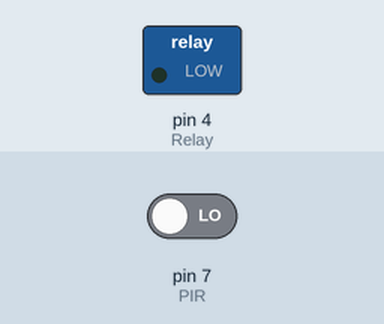
A sketch run on a simulated Arduino Uno, built with avr-gcc and run on an emulated ATmega328P. Parts: switched loads named in the sketch (green lamp = pin HIGH). Inputs (shaded band) come from the test bench; at power-on: pin 7 (PIR) LOW.

Above: at 1.2 s.
1.3 s: pin 7 (PIR) driven HIGH
At 2.2 s:
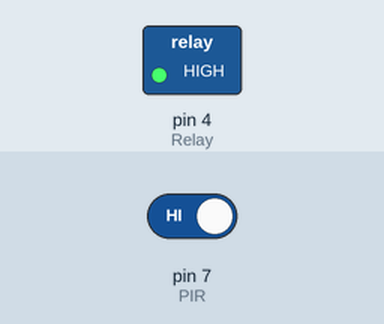
2.8 s: pin 7 (PIR) driven LOW
At 3.3 s:
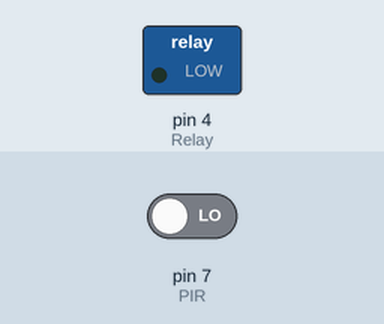
Timing chart, 0 to 5.8 s (numbered marks = the images above; inputs shaded):
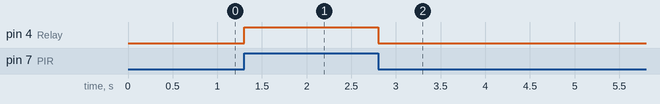

The sketch:

motionsnperry.ino
```cpp
int Relay = 4; //pin for relay
int PIR = 7;   // pin for pir sensor
int value =0;
void setup()
{
  pinMode(Relay,OUTPUT);
  pinMode(PIR,INPUT);
  Serial.begin(9600);
}
void loop()
{
 value = digitalRead(PIR);
 Serial.begin(value);
 if(value==HIGH)
 {
  digitalWrite(Relay,HIGH);
 }
 else
 {
  digitalWrite(Relay,LOW);
 }
}
```

Measured:
- after the input at 1.3 s, pin 4 (Relay): LOW → HIGH at once
- after the input at 2.8 s, pin 4 (Relay): HIGH → LOW at once
